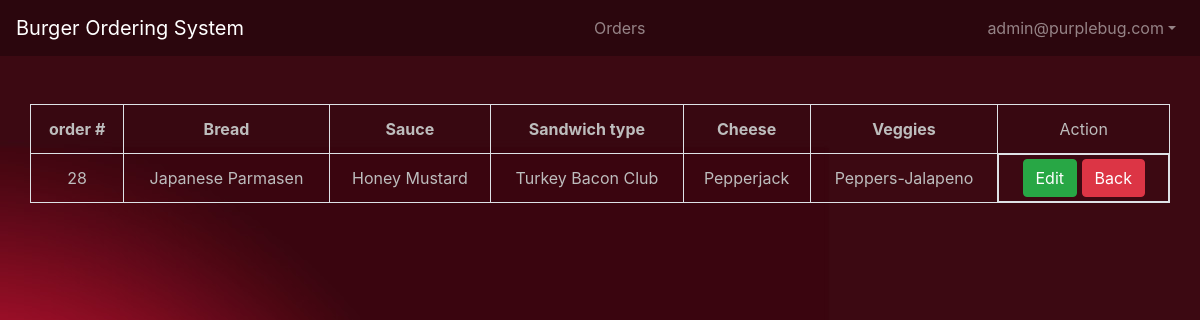
Page /burger_ordering_system/admin/orders.php?id=28 (signed in) on the committed database.
### tables this page shows
CREATE TABLE `orders` (
  `order_id` int(11) NOT NULL,
  `bread` varchar(255) NOT NULL,
  `sauce` varchar(255) NOT NULL,
  `sandwich_type` varchar(255) NOT NULL,
  `cheese` varchar(255) NOT NULL,
  `veggies` varchar(255) NOT NULL
);

### burger_ordering_system/admin/orders.php (the view, shortened to what this page needs)
<?php
     require_once("../core/init.php");
     include_once("../includes/head.php");
     include_once("includes/header.php");
    if (isset($_GET['id'])) {
        $transaction_id = $_GET['id'];
    }else{
        header("Location: index.php");
    }
    $order_q = "SELECT * FROM orders WHERE order_id='$transaction_id'";
    $order_r = mysqli_query($db, $order_q);
?>
<body id="body" class="" >
<div class="container-fluid mt-5">
    <div class="col-sm-12 text-center">
        <table class="table table-bordered table-condensed table-striped justify-content-center">
            <tr>
                <th>order #</th>
                <th>Bread</th>
                <th>Sauce</th>
                <th>Sandwich type</th>
                <th>Cheese</th>
                <th>Veggies</th>
                <?php
                    if (!isset($_POST['edit'])) {
                        echo '<td class="">Action</td>';
                    }
                ?>
            </tr>
            <?php  while ($order = mysqli_fetch_assoc($order_r)) { ?>
            <tr>
                <td class="align-middle py-1"><?php echo $order['order_id'] ?></td>
                <td class="align-middle py-1"><?php echo $order['bread'] ?></td>
                <td class="align-middle py-1"><?php echo $order['sauce'] ?></td>
                <td class="align-middle py-1"><?php echo $order['sandwich_type'] ?></td>
                <td class="align-middle py-1"><?php echo $order['cheese'] ?></td>
                <td class="align-middle py-1"><?php echo $order['veggies'] ?></td>
                <td class="align-middle py-1 <?php echo isset($_POST['edit'])? 'd-none' : 'd-block' ?>">
                    <form method="post" class="d-inline">
                        <button type="submit" class="btn btn-success" name="edit">Edit</button>
                    </form>
                    <a href="index.php">
                        <button type="button" class="btn btn-danger">Back</button>
                    </a>
                </td>
            </tr>
        </table>
    </div>
    <?php }  ?>
</div>
<?php
    include_once("../includes/footer.php");
?>

### burger_ordering_system/style.css (style rules this page uses)
#body { background-image: url("images/Burger\ king.jpg"); background-repeat: no-repeat; background-attachment: fixed; background-position: center; color: #bdbdbd; }

### burger_ordering_system/admin/orders.php (style rules this page uses)
#body { background-image: url("../images/Burger king.jpg"); background-repeat: no-repeat; background-attachment: fixed; background-position: center; color: #bdbdbd; }

### rows in the picture
orders: order_id "28", bread "Japanese Parmasen", sauce "Honey Mustard", sandwich_type "Turkey Bacon Club", cheese "Pepperjack", veggies "Peppers-Jalapeno"

### other values in the picture
$page_title "Orders"
$_SESSION['user'] "admin@purplebug.com"
